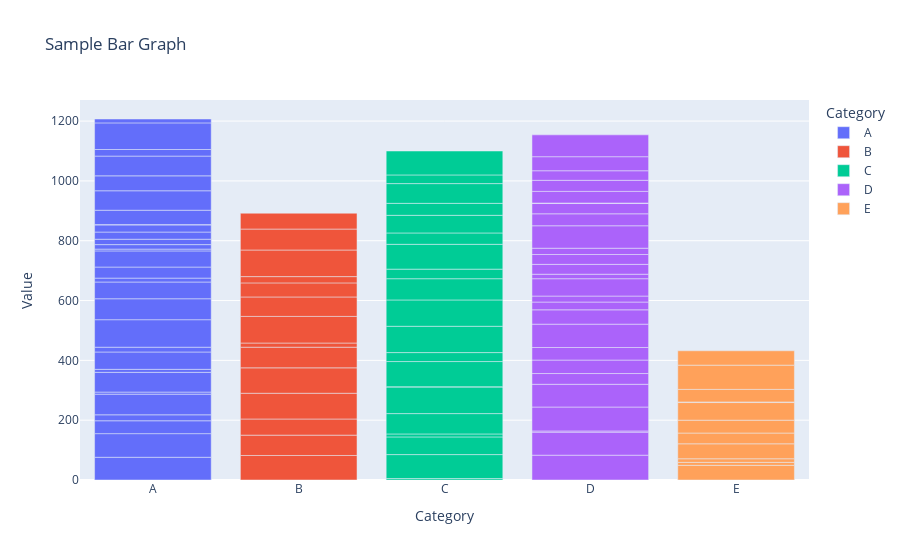

Notebook code for this chart:
### Code cell
# Bar graph using Plotly Express
bar_graph = px.bar(sorted_data, x='Category', y='Value', color='Category', title="Sample Bar Graph", 
                   labels={"Category": "Category", "Value": "Value"})

bar_graph.show()

### Figure 1 — Plotly figure (JSON) as saved in the notebook; plotly's stock layout.template omitted (floating-point values rounded to 4 significant figures)
{"data": [{"alignmentgroup": "True", "hovertemplate": "Category=%{x}<br>Value=%{y}<extra></extra>", "legendgroup": "A", "marker": {"color": "#636efa", "pattern": {"shape": ""}}, "name": "A", "offsetgroup": "A", "orientation": "v", "showlegend": true, "textposition": "auto", "type": "bar", "x": ["A", "A", "A", "A", "A", "A", "A", "A", "A", "A", "A", "A", "A", "A", "A", "A", "A", "A", "A", "A", "A", "A", "A", "A", "A", "A", "A", "A", "A"], "xaxis": "x", "y": [76, 79, 43, 20, 69, 7, 66, 10, 58, 16, 92, 70, 56, 13, 37, 54, 6, 15, 18, 24, 24, 1, 48, 65, 50, 66, 22, 89, 13], "yaxis": "y"}, {"alignmentgroup": "True", "hovertemplate": "Category=%{x}<br>Value=%{y}<extra></extra>", "legendgroup": "B", "marker": {"color": "#EF553B", "pattern": {"shape": ""}}, "name": "B", "offsetgroup": "B", "orientation": "v", "showlegend": true, "textposition": "auto", "type": "bar", "x": ["B", "B", "B", "B", "B", "B", "B", "B", "B", "B", "B", "B", "B", "B"], "xaxis": "x", "y": [82, 68, 54, 86, 85, 69, 14, 89, 65, 47, 21, 89, 70, 53], "yaxis": "y"}, {"alignmentgroup": "True", "hovertemplate": "Category=%{x}<br>Value=%{y}<extra></extra>", "legendgroup": "C", "marker": {"color": "#00cc96", "pattern": {"shape": ""}}, "name": "C", "offsetgroup": "C", "orientation": "v", "showlegend": true, "textposition": "auto", "type": "bar", "x": ["C", "C", "C", "C", "C", "C", "C", "C", "C", "C", "C", "C", "C", "C", "C", "C", "C", "C", "C", "C"], "xaxis": "x", "y": [5, 80, 59, 10, 68, 89, 1, 84, 30, 88, 88, 71, 32, 83, 38, 59, 40, 66, 29, 80], "yaxis": "y"}, {"alignmentgroup": "True", "hovertemplate": "Category=%{x}<br>Value=%{y}<extra></extra>", "legendgroup": "D", "marker": {"color": "#ab63fa", "pattern": {"shape": ""}}, "name": "D", "offsetgroup": "D", "orientation": "v", "showlegend": true, "textposition": "auto", "type": "bar", "x": ["D", "D", "D", "D", "D", "D", "D", "D", "D", "D", "D", "D", "D", "D", "D", "D", "D", "D", "D", "D", "D", "D", "D", "D", "D", "D"], "xaxis": "x", "y": [83, 77, 4, 80, 76, 36, 45, 42, 78, 48, 26, 20, 58, 15, 33, 33, 21, 75, 40, 35, 1, 39, 37, 32, 47, 73], "yaxis": "y"}, {"alignmentgroup": "True", "hovertemplate": "Category=%{x}<br>Value=%{y}<extra></extra>", "legendgroup": "E", "marker": {"color": "#FFA15A", "pattern": {"shape": ""}}, "name": "E", "offsetgroup": "E", "orientation": "v", "showlegend": true, "textposition": "auto", "type": "bar", "x": ["E", "E", "E", "E", "E", "E", "E", "E", "E", "E", "E"], "xaxis": "x", "y": [49, 10, 12, 50, 36, 43, 59, 2, 42, 81, 48], "yaxis": "y"}], "layout": {"barmode": "relative", "legend": {"title": {"text": "Category"}, "tracegroupgap": 0}, "title": {"text": "Sample Bar Graph"}, "xaxis": {"anchor": "y", "categoryarray": ["A", "B", "C", "D", "E"], "categoryorder": "array", "domain": [0, 1], "title": {"text": "Category"}}, "yaxis": {"anchor": "x", "domain": [0, 1], "title": {"text": "Value"}}}}
